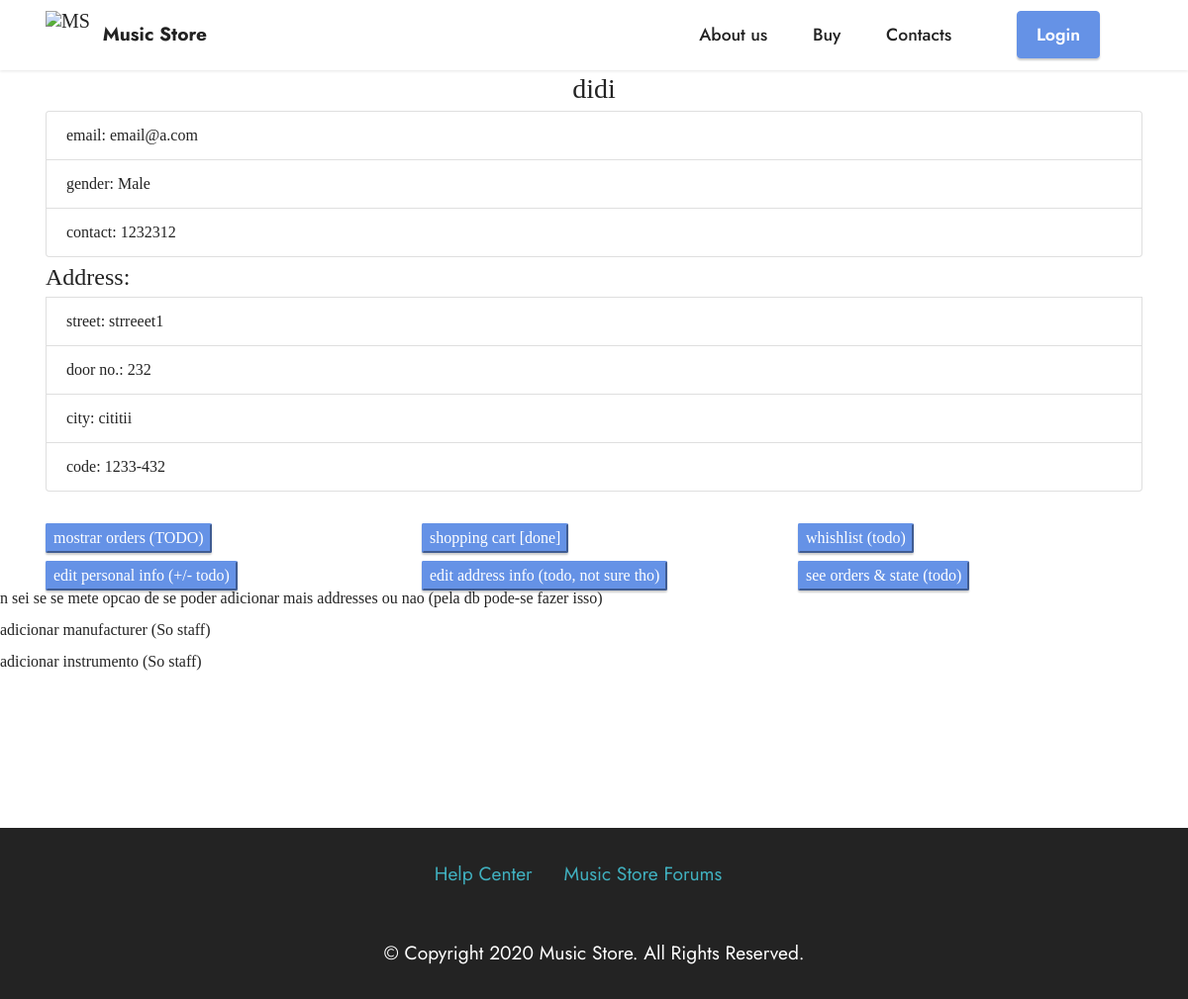
The app's page /account/ (signed in) with its own data.
### app/models.py (models this page shows, shortened)
class Person(models.Model):
    name = models.CharField(max_length=100)
    user = models.OneToOneField(auth_models.User, on_delete=models.CASCADE)
    gender = models.CharField(choices=GENDER, max_length=100)
    contact = models.PositiveBigIntegerField()
    address = models.ForeignKey(Address, on_delete=models.CASCADE)
    role = models.CharField(choices=ROLES, max_length=10)
    '''
    street = models.CharField(max_length=100)
    city = models.CharField(max_length=100)
    code = models.CharField(max_length=20)
    country = models.CharField(choices=COUNTRIES, max_length=100)
    door = models.IntegerField()
    '''

class Address(models.Model):
    street = models.CharField(max_length=100)
    city = models.CharField(max_length=100)
    code = models.CharField(max_length=20)
    country = models.CharField(choices=COUNTRIES, max_length=100)
    door = models.IntegerField()

### app/views.py (the view)
# urls.py: path('account/', views.account, name='account'),
@login_required(login_url='/login/')
def account(request):
    user_id = request.user.id
    u = models.User.objects.get(pk=user_id)
    ac = Person.objects.get(user_id=u.id)
    return render(request, 'account_details.html', {'u': u, 'ac':ac})

### templates/account_details.html
{% extends 'layout.html' %}
{% block content %}
    <h3 style="width: 100%; text-align: center">{{ ac.name }}</h3>
    <div class="container">
        <ul class="list-group">
            <li class="list-group-item">email: {{ u.username }}</li>
            <li class="list-group-item">gender: {{ ac.get_gender_display }}</li>
            <li class="list-group-item">contact: {{ ac.contact }}</li>
        </ul>
        <ul class="list-group" style="margin-top: 0.5rem">
            <h4>Address:</h4>
            <li class="list-group-item">street: {{ ac.address.street }}</li>
            <li class="list-group-item">door no.: {{ ac.address.door }}</li>
            <li class="list-group-item">city: {{ ac.address.city }}</li>
            <li class="list-group-item">code: {{ ac.address.code }}</li>
        </ul>
    </div>
    <div style="margin-top: 2rem" class="container">
        <div class="row">
            <div class="col">
                <a class="btn-primary" style="display:inline-block; letter-spacing:normal; border-image:initial; margin:0; padding: 1px 6px; border-width: 2px; border-style: outset; border-radius: 2px; font-family: inherit; font-size: inherit; line-height: inherit; align-items: flex-start; text-align: center" href="#">mostrar orders (TODO)</a>
            </div>
            <div class="col">
                <a class="btn-primary" style="display:inline-block; letter-spacing:normal; border-image:initial; margin:0; padding: 1px 6px; border-width: 2px; border-style: outset; border-radius: 2px; font-family: inherit; font-size: inherit; line-height: inherit; align-items: flex-start; text-align: center" href="/account/shoppingcart">shopping cart [done]</a>
            </div>
            <div class="col">
                <a class="btn-primary" style="display:inline-block; letter-spacing:normal; border-image:initial; margin:0; padding: 1px 6px; border-width: 2px; border-style: outset; border-radius: 2px; font-family: inherit; font-size: inherit; line-height: inherit; align-items: flex-start; text-align: center" href="/account/whishlist">whishlist (todo)</a>
            </div>
        </div>
        <div class="row" style="margin-top: 0.5rem">
            <div class="col">
                <a class="btn-primary" style="display:inline-block; letter-spacing:normal; border-image:initial; margin:0; padding: 1px 6px; border-width: 2px; border-style: outset; border-radius: 2px; font-family: inherit; font-size: inherit; line-height: inherit; align-items: flex-start; text-align: center" href="/edit/account">edit personal info (+/- todo)</a>
            </div>
            <div class="col">
                <a class="btn-primary" style="display:inline-block; letter-spacing:normal; border-image:initial; margin:0; padding: 1px 6px; border-width: 2px; border-style: outset; border-radius: 2px; font-family: inherit; font-size: inherit; line-height: inherit; align-items: flex-start; text-align: center" href="/edit/address">edit address info (todo, not sure tho)</a>
            </div>
            <div class="col">
                <a class="btn-primary" style="display:inline-block; letter-spacing:normal; border-image:initial; margin:0; padding: 1px 6px; border-width: 2px; border-style: outset; border-radius: 2px; font-family: inherit; font-size: inherit; line-height: inherit; align-items: flex-start; text-align: center" href="/account/orders">see orders & state (todo)</a>
            </div>
        </div>
    </div>
    <p> n sei se se mete opcao de se poder adicionar mais addresses ou nao (pela db pode-se fazer isso)</p>
    <p>adicionar manufacturer (So staff)</p>
    <p>adicionar instrumento (So staff)</p>
{% endblock %}

### app/static/theme/css/style.css (style rules this page uses)
body { font-style: normal; line-height: 1.5; font-weight: 400; color: #232323; position: relative; }
section, .container, .container-fluid { position: relative; word-wrap: break-word; }
a { font-style: normal; font-weight: 400; cursor: pointer; }
a, a:hover { text-decoration: none; }
h1, h2, h3, h4, h5, h6, .display-1, .display-2, .display-4, .display-5, .display-7, span, p, a { line-height: 1; word-break: break-word; word-wrap: break-word; font-weight: 400; }
.row { display: -webkit-flex; -webkit-flex-wrap: wrap; }
html, body { height: auto; min-height: 100vh; }
ul, ol, pre, blockquote { margin-bottom: 2.3125rem; }
@media (min-width: 992px) { .container { padding-left: 16px; padding-right: 16px; } }
@media (min-width: 992px) { .row { margin-left: -16px; margin-right: -16px; } }
@media (min-width: 992px) { .row > [class*="col"] { padding-left: 16px; padding-right: 16px; } }

### app/static/mobirise/css/mbr-additional.css (style rules this page uses)
body { font-family: IBM Plex Sans; }
.btn-primary, .btn-primary:active { background-color: #6592e6 !important; border-color: #6592e6 !important; color: #ffffff !important; box-shadow: 0 2px 2px 0 rgba(0, 0, 0, 0.2); }
a, a:hover { color: #6592e6; }
body { overflow-x: hidden; }
a { transition: color 0.6s; }

### app/static/app_css/app_css.css (style rules this page uses)
body { background: url("../images/pexels-photo-132197.jpeg") }

### records on screen
Person: name "didi", gender "Male", contact "1232312", address.street "strreeet1", address.door "232", address.city "cititii", address.code "1233-432"

### other values on screen
{{ u.username }} "email@a.com"
